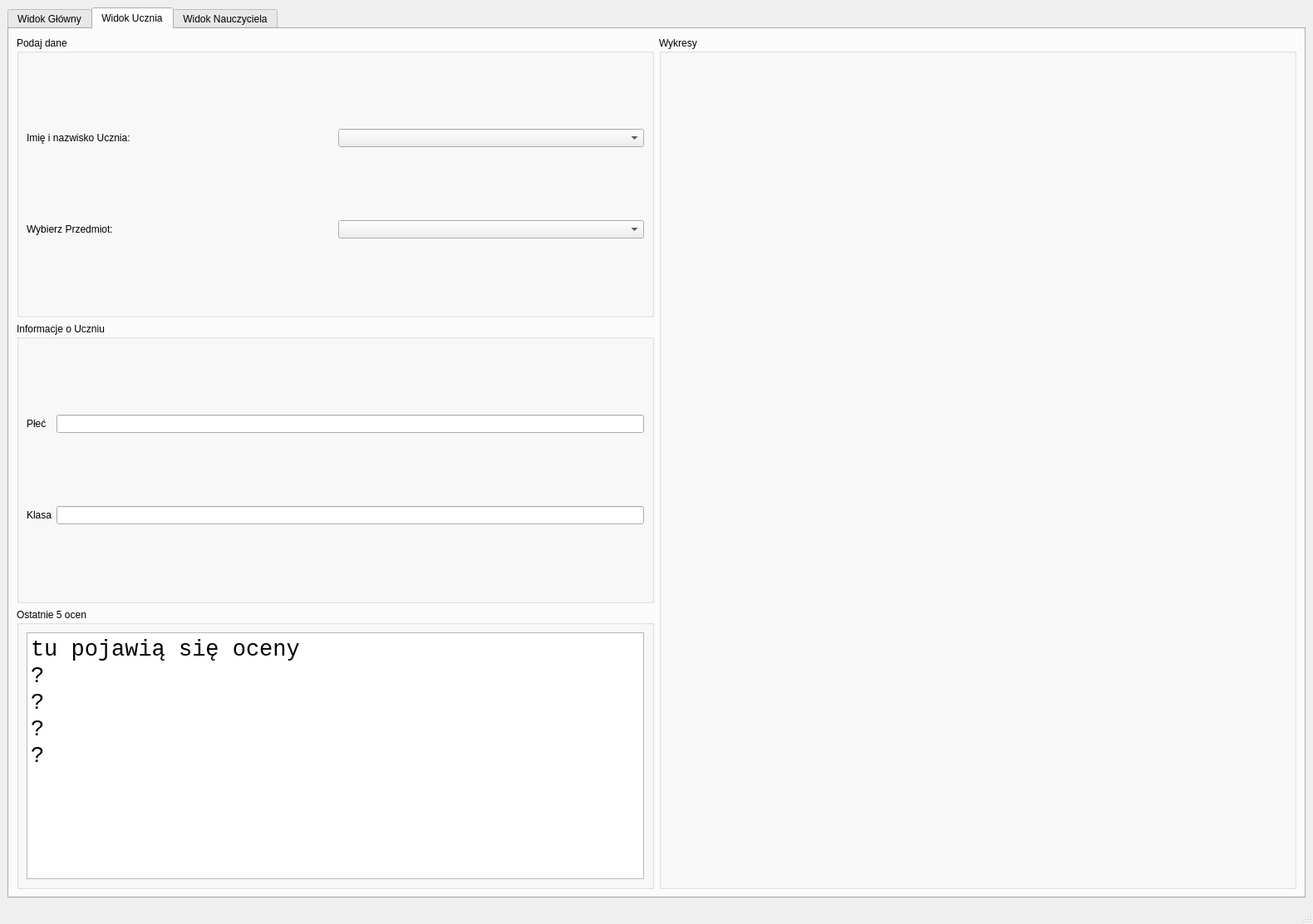
<?xml version="1.0" encoding="UTF-8"?>
<ui version="4.0">
 <class>MainWindow</class>
 <widget class="QMainWindow" name="MainWindow">
  <property name="geometry">
   <rect>
    <x>0</x>
    <y>0</y>
    <width>1580</width>
    <height>1112</height>
   </rect>
  </property>
  <property name="windowTitle">
   <string>School Dashboard</string>
  </property>
  <widget class="QWidget" name="centralwidget">
   <layout class="QVBoxLayout" name="verticalLayout">
    <item>
     <widget class="QTabWidget" name="tabWidget">
      <property name="currentIndex">
       <number>1</number>
      </property>
      <widget class="QWidget" name="tab_general">
       <attribute name="title">
        <string>Widok Główny</string>
       </attribute>
       <layout class="QVBoxLayout" name="verticalLayout_2">
        <item>
         <widget class="QGroupBox" name="groupBox_school_stats">
          <property name="title">
           <string>Statystyki szkoły</string>
          </property>
          <layout class="QGridLayout" name="gridLayout">
           <item row="1" column="0">
            <widget class="MplWidget" name="mpl_widget_general_1" native="true"/>
           </item>
           <item row="1" column="1">
            <widget class="MplWidget" name="mpl_widget_general_2" native="true"/>
           </item>
           <item row="2" column="0">
            <widget class="MplWidget" name="mpl_widget_general_3" native="true"/>
           </item>
           <item row="2" column="1">
            <widget class="MplWidget" name="mpl_widget_general_4" native="true"/>
           </item>
           <item row="3" column="0" colspan="2">
            <widget class="QPushButton" name="button_general_refresh">
             <property name="text">
              <string>Odśwież wykresy</string>
             </property>
            </widget>
           </item>
          </layout>
         </widget>
        </item>
       </layout>
      </widget>
      <widget class="QWidget" name="tab_student_view">
       <attribute name="title">
        <string>Widok Ucznia</string>
       </attribute>
       <layout class="QGridLayout" name="gridLayout_2" rowstretch="1,1,1" columnstretch="1,1">
        <item row="2" column="0">
         <widget class="QGroupBox" name="groupBox_student_newest_grades">
          <property name="title">
           <string>Ostatnie 5 ocen</string>
          </property>
          <layout class="QVBoxLayout" name="verticalLayout_5">
           <item>
            <widget class="QPlainTextEdit" name="plainTextEdit_student_newest_grades">
             <property name="enabled">
              <bool>true</bool>
             </property>
             <property name="font">
              <font>
               <family>Consolas</family>
               <pointsize>20</pointsize>
              </font>
             </property>
             <property name="readOnly">
              <bool>true</bool>
             </property>
             <property name="plainText">
              <string>tu pojawią się oceny
?
?
?
?</string>
             </property>
            </widget>
           </item>
          </layout>
         </widget>
        </item>
        <item row="0" column="1" rowspan="3">
         <widget class="QGroupBox" name="groupBox_student_plots">
          <property name="title">
           <string>Wykresy</string>
          </property>
          <layout class="QVBoxLayout" name="verticalLayout_3">
           <item>
            <widget class="MplWidget" name="mpl_widget_student_1" native="true"/>
           </item>
           <item>
            <widget class="MplWidget" name="mpl_widget_student_2" native="true"/>
           </item>
           <item>
            <widget class="MplWidget" name="mpl_widget_student_3" native="true"/>
           </item>
          </layout>
         </widget>
        </item>
        <item row="0" column="0">
         <widget class="QGroupBox" name="groupBox_student_data_in">
          <property name="title">
           <string>Podaj dane</string>
          </property>
          <layout class="QGridLayout" name="gridLayout_3">
           <item row="0" column="0">
            <widget class="QLabel" name="label_student_student">
             <property name="text">
              <string>Imię i nazwisko Ucznia:</string>
             </property>
            </widget>
           </item>
           <item row="0" column="1">
            <widget class="QComboBox" name="input_comboBox_student_student"/>
           </item>
           <item row="1" column="0">
            <widget class="QLabel" name="label_student_subject">
             <property name="text">
              <string>Wybierz Przedmiot:</string>
             </property>
            </widget>
           </item>
           <item row="1" column="1">
            <widget class="QComboBox" name="input_comboBox_student_subject"/>
           </item>
          </layout>
         </widget>
        </item>
        <item row="1" column="0">
         <widget class="QGroupBox" name="groupBox_student_info">
          <property name="title">
           <string>Informacje o Uczniu</string>
          </property>
          <layout class="QGridLayout" name="gridLayout_5">
           <item row="1" column="0">
            <widget class="QLabel" name="label_student_class">
             <property name="text">
              <string>Klasa</string>
             </property>
            </widget>
           </item>
           <item row="1" column="1">
            <widget class="QLineEdit" name="lineEdit_student_class">
             <property name="readOnly">
              <bool>true</bool>
             </property>
            </widget>
           </item>
           <item row="0" column="0">
            <widget class="QLabel" name="label_student_gender">
             <property name="text">
              <string>Płeć</string>
             </property>
            </widget>
           </item>
           <item row="0" column="1">
            <widget class="QLineEdit" name="lineEdit_student_gender">
             <property name="readOnly">
              <bool>true</bool>
             </property>
            </widget>
           </item>
          </layout>
         </widget>
        </item>
       </layout>
      </widget>
      <widget class="QWidget" name="tab_teacher_view">
       <attribute name="title">
        <string>Widok Nauczyciela</string>
       </attribute>
       <layout class="QGridLayout" name="gridLayout_6" rowstretch="1,3" columnstretch="1,1">
        <item row="1" column="0">
         <widget class="QGroupBox" name="groupBox_teacher_plots">
          <property name="title">
           <string>Wykres</string>
          </property>
          <layout class="QVBoxLayout" name="verticalLayout_4">
           <item>
            <widget class="MplWidget" name="mpl_widget_teacher_1" native="true"/>
           </item>
          </layout>
         </widget>
        </item>
        <item row="0" column="0">
         <widget class="QGroupBox" name="groupBox_teacher_data_in">
          <property name="title">
           <string>Podaj dane</string>
          </property>
          <layout class="QGridLayout" name="gridLayout_7">
           <item row="0" column="0">
            <widget class="QLabel" name="label_teacher_teacher">
             <property name="text">
              <string>Nauczyciel (imię i nazwisko)</string>
             </property>
            </widget>
           </item>
           <item row="2" column="1">
            <widget class="QComboBox" name="input_comboBox_teacher_class"/>
           </item>
           <item row="2" column="0">
            <widget class="QLabel" name="label_teacher_class">
             <property name="text">
              <string>Klasa</string>
             </property>
            </widget>
           </item>
           <item row="1" column="0">
            <widget class="QLabel" name="label_teacher_subject">
             <property name="text">
              <string>Przedmiot</string>
             </property>
            </widget>
           </item>
           <item row="0" column="1">
            <widget class="QComboBox" name="input_comboBox_teacher_teacher"/>
           </item>
           <item row="1" column="1">
            <widget class="QComboBox" name="input_comboBox_teacher_subject"/>
           </item>
          </layout>
         </widget>
        </item>
        <item row="0" column="1" rowspan="2">
         <widget class="QGroupBox" name="groupBox_techar_students_list">
          <property name="title">
           <string>Lista uczniów w klasie</string>
          </property>
          <layout class="QVBoxLayout" name="verticalLayout_6">
           <item>
            <widget class="QPlainTextEdit" name="plainTextEdit_teacher_students_list">
             <property name="enabled">
              <bool>true</bool>
             </property>
             <property name="readOnly">
              <bool>true</bool>
             </property>
             <property name="plainText">
              <string>tu pojawi się lista uczniów wybranej klasy
?
?
?
?</string>
             </property>
            </widget>
           </item>
          </layout>
         </widget>
        </item>
       </layout>
      </widget>
     </widget>
    </item>
   </layout>
  </widget>
  <widget class="QMenuBar" name="menubar">
   <property name="geometry">
    <rect>
     <x>0</x>
     <y>0</y>
     <width>1580</width>
     <height>21</height>
    </rect>
   </property>
  </widget>
  <widget class="QStatusBar" name="statusbar"/>
 </widget>
 <customwidgets>
  <customwidget>
   <class>MplWidget</class>
   <extends>QWidget</extends>
   <header>src.mplwidget</header>
   <container>1</container>
  </customwidget>
 </customwidgets>
 <resources/>
 <connections/>
</ui>
